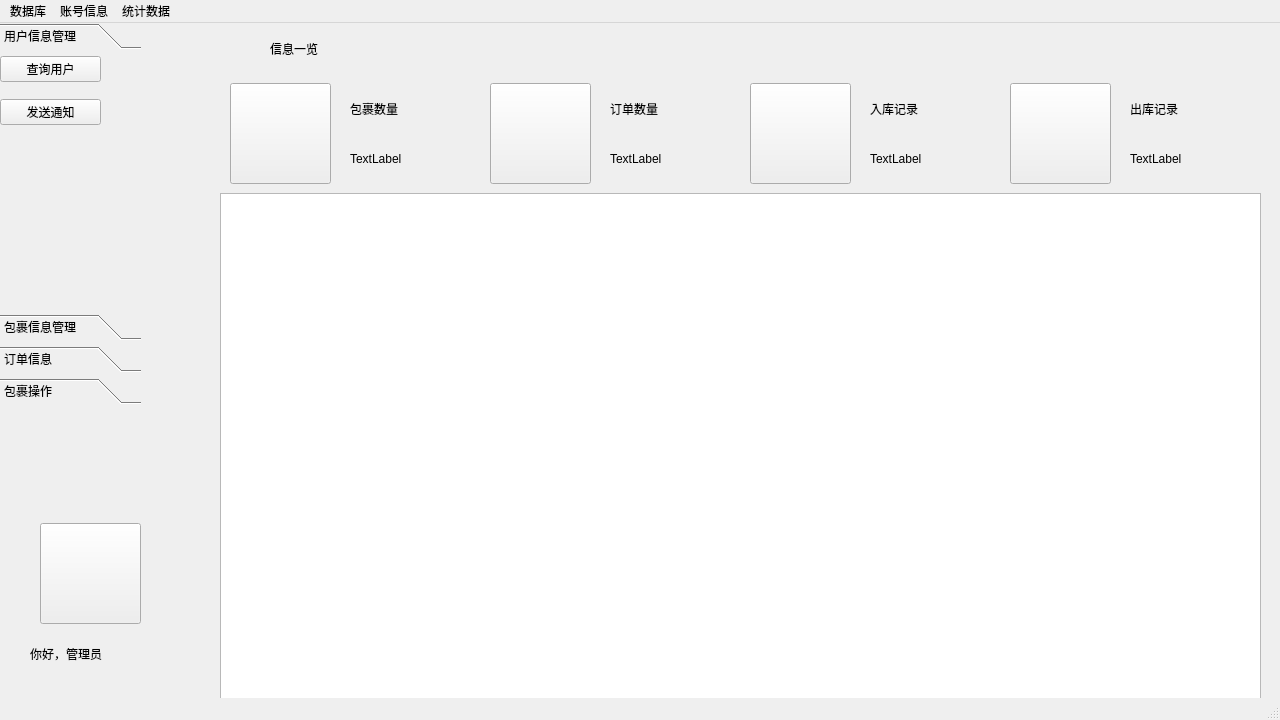
<?xml version="1.0" encoding="UTF-8"?>
<ui version="4.0">
 <class>ManagerWindow</class>
 <widget class="QMainWindow" name="ManagerWindow">
  <property name="geometry">
   <rect>
    <x>0</x>
    <y>0</y>
    <width>1280</width>
    <height>720</height>
   </rect>
  </property>
  <property name="windowTitle">
   <string>MainWindow</string>
  </property>
  <widget class="QWidget" name="centralwidget">
   <widget class="QToolBox" name="toolBox">
    <property name="geometry">
     <rect>
      <x>0</x>
      <y>0</y>
      <width>141</width>
      <height>381</height>
     </rect>
    </property>
    <property name="frameShape">
     <enum>QFrame::NoFrame</enum>
    </property>
    <property name="currentIndex">
     <number>0</number>
    </property>
    <widget class="QWidget" name="page">
     <property name="geometry">
      <rect>
       <x>0</x>
       <y>0</y>
       <width>141</width>
       <height>261</height>
      </rect>
     </property>
     <attribute name="label">
      <string>用户信息管理</string>
     </attribute>
     <widget class="QWidget" name="verticalLayoutWidget">
      <property name="geometry">
       <rect>
        <x>0</x>
        <y>-10</y>
        <width>101</width>
        <height>91</height>
       </rect>
      </property>
      <layout class="QVBoxLayout" name="verticalLayout">
       <item>
        <widget class="QPushButton" name="pushButton_3">
         <property name="text">
          <string>查询用户</string>
         </property>
        </widget>
       </item>
       <item>
        <widget class="QPushButton" name="pushButton_sendMessage_function">
         <property name="text">
          <string>发送通知</string>
         </property>
        </widget>
       </item>
      </layout>
     </widget>
    </widget>
    <widget class="QWidget" name="page_2">
     <property name="geometry">
      <rect>
       <x>0</x>
       <y>0</y>
       <width>141</width>
       <height>261</height>
      </rect>
     </property>
     <attribute name="label">
      <string>包裹信息管理</string>
     </attribute>
     <widget class="QWidget" name="verticalLayoutWidget_2">
      <property name="geometry">
       <rect>
        <x>0</x>
        <y>-10</y>
        <width>111</width>
        <height>161</height>
       </rect>
      </property>
      <layout class="QVBoxLayout" name="verticalLayout_2">
       <item>
        <widget class="QPushButton" name="pushButton_queryPackage_function">
         <property name="text">
          <string>查询包裹</string>
         </property>
        </widget>
       </item>
       <item>
        <widget class="QPushButton" name="pushButton_alterPakege_fuction">
         <property name="text">
          <string>修改包裹信息</string>
         </property>
        </widget>
       </item>
       <item>
        <widget class="QPushButton" name="pushButton_instorge_fuction">
         <property name="text">
          <string>入库记录</string>
         </property>
        </widget>
       </item>
       <item>
        <widget class="QPushButton" name="pushButton_outstorge_function">
         <property name="text">
          <string>出库记录</string>
         </property>
        </widget>
       </item>
      </layout>
     </widget>
    </widget>
    <widget class="QWidget" name="page_3">
     <property name="geometry">
      <rect>
       <x>0</x>
       <y>0</y>
       <width>141</width>
       <height>261</height>
      </rect>
     </property>
     <attribute name="label">
      <string>订单信息</string>
     </attribute>
     <widget class="QWidget" name="verticalLayoutWidget_3">
      <property name="geometry">
       <rect>
        <x>0</x>
        <y>-10</y>
        <width>95</width>
        <height>101</height>
       </rect>
      </property>
      <layout class="QVBoxLayout" name="verticalLayout_3">
       <item>
        <widget class="QPushButton" name="pushButton_queryOrder_fuction">
         <property name="text">
          <string>订单查询</string>
         </property>
        </widget>
       </item>
       <item>
        <widget class="QPushButton" name="pushButton_processRequest_function">
         <property name="text">
          <string>待处理订单</string>
         </property>
        </widget>
       </item>
      </layout>
     </widget>
    </widget>
    <widget class="QWidget" name="page_7">
     <property name="geometry">
      <rect>
       <x>0</x>
       <y>0</y>
       <width>141</width>
       <height>261</height>
      </rect>
     </property>
     <attribute name="label">
      <string>包裹操作</string>
     </attribute>
     <widget class="QWidget" name="verticalLayoutWidget_5">
      <property name="geometry">
       <rect>
        <x>0</x>
        <y>0</y>
        <width>101</width>
        <height>91</height>
       </rect>
      </property>
      <layout class="QVBoxLayout" name="verticalLayout_5">
       <item>
        <widget class="QPushButton" name="pushButton_addInstore">
         <property name="text">
          <string>包裹入库</string>
         </property>
        </widget>
       </item>
       <item>
        <widget class="QPushButton" name="pushButton_sendPakage">
         <property name="text">
          <string>包裹发出</string>
         </property>
        </widget>
       </item>
      </layout>
     </widget>
    </widget>
   </widget>
   <widget class="QStackedWidget" name="stackedWidget">
    <property name="geometry">
     <rect>
      <x>210</x>
      <y>0</y>
      <width>1071</width>
      <height>691</height>
     </rect>
    </property>
    <property name="frameShape">
     <enum>QFrame::NoFrame</enum>
    </property>
    <property name="currentIndex">
     <number>0</number>
    </property>
    <widget class="QWidget" name="page_4">
     <widget class="QTableView" name="tableView">
      <property name="geometry">
       <rect>
        <x>10</x>
        <y>170</y>
        <width>1041</width>
        <height>511</height>
       </rect>
      </property>
     </widget>
     <widget class="QLabel" name="label_2">
      <property name="geometry">
       <rect>
        <x>60</x>
        <y>10</y>
        <width>121</width>
        <height>31</height>
       </rect>
      </property>
      <property name="text">
       <string>信息一览</string>
      </property>
     </widget>
     <widget class="QFrame" name="frame">
      <property name="geometry">
       <rect>
        <x>530</x>
        <y>50</y>
        <width>251</width>
        <height>131</height>
       </rect>
      </property>
      <property name="frameShape">
       <enum>QFrame::NoFrame</enum>
      </property>
      <property name="frameShadow">
       <enum>QFrame::Raised</enum>
      </property>
      <widget class="QLabel" name="label_3">
       <property name="geometry">
        <rect>
         <x>130</x>
         <y>70</y>
         <width>91</width>
         <height>31</height>
        </rect>
       </property>
       <property name="text">
        <string>TextLabel</string>
       </property>
      </widget>
      <widget class="QLabel" name="label_4">
       <property name="geometry">
        <rect>
         <x>130</x>
         <y>20</y>
         <width>91</width>
         <height>31</height>
        </rect>
       </property>
       <property name="text">
        <string>入库记录</string>
       </property>
      </widget>
      <widget class="QPushButton" name="pushButton_11">
       <property name="geometry">
        <rect>
         <x>10</x>
         <y>10</y>
         <width>101</width>
         <height>101</height>
        </rect>
       </property>
       <property name="text">
        <string/>
       </property>
      </widget>
     </widget>
     <widget class="QFrame" name="frame_2">
      <property name="geometry">
       <rect>
        <x>10</x>
        <y>50</y>
        <width>251</width>
        <height>131</height>
       </rect>
      </property>
      <property name="frameShape">
       <enum>QFrame::NoFrame</enum>
      </property>
      <property name="frameShadow">
       <enum>QFrame::Raised</enum>
      </property>
      <widget class="QLabel" name="label_5">
       <property name="geometry">
        <rect>
         <x>130</x>
         <y>70</y>
         <width>91</width>
         <height>31</height>
        </rect>
       </property>
       <property name="text">
        <string>TextLabel</string>
       </property>
      </widget>
      <widget class="QLabel" name="label_6">
       <property name="geometry">
        <rect>
         <x>130</x>
         <y>20</y>
         <width>91</width>
         <height>31</height>
        </rect>
       </property>
       <property name="text">
        <string>包裹数量</string>
       </property>
      </widget>
      <widget class="QPushButton" name="pushButton_12">
       <property name="geometry">
        <rect>
         <x>10</x>
         <y>10</y>
         <width>101</width>
         <height>101</height>
        </rect>
       </property>
       <property name="text">
        <string/>
       </property>
      </widget>
     </widget>
     <widget class="QFrame" name="frame_3">
      <property name="geometry">
       <rect>
        <x>270</x>
        <y>50</y>
        <width>251</width>
        <height>131</height>
       </rect>
      </property>
      <property name="frameShape">
       <enum>QFrame::NoFrame</enum>
      </property>
      <property name="frameShadow">
       <enum>QFrame::Raised</enum>
      </property>
      <widget class="QLabel" name="label_7">
       <property name="geometry">
        <rect>
         <x>130</x>
         <y>70</y>
         <width>91</width>
         <height>31</height>
        </rect>
       </property>
       <property name="text">
        <string>TextLabel</string>
       </property>
      </widget>
      <widget class="QLabel" name="label_8">
       <property name="geometry">
        <rect>
         <x>130</x>
         <y>20</y>
         <width>91</width>
         <height>31</height>
        </rect>
       </property>
       <property name="text">
        <string>订单数量</string>
       </property>
      </widget>
      <widget class="QPushButton" name="pushButton_13">
       <property name="geometry">
        <rect>
         <x>10</x>
         <y>10</y>
         <width>101</width>
         <height>101</height>
        </rect>
       </property>
       <property name="text">
        <string/>
       </property>
      </widget>
     </widget>
     <widget class="QFrame" name="frame_4">
      <property name="geometry">
       <rect>
        <x>790</x>
        <y>50</y>
        <width>251</width>
        <height>131</height>
       </rect>
      </property>
      <property name="frameShape">
       <enum>QFrame::NoFrame</enum>
      </property>
      <property name="frameShadow">
       <enum>QFrame::Raised</enum>
      </property>
      <widget class="QLabel" name="label_9">
       <property name="geometry">
        <rect>
         <x>130</x>
         <y>70</y>
         <width>91</width>
         <height>31</height>
        </rect>
       </property>
       <property name="text">
        <string>TextLabel</string>
       </property>
      </widget>
      <widget class="QLabel" name="label_10">
       <property name="geometry">
        <rect>
         <x>130</x>
         <y>20</y>
         <width>91</width>
         <height>31</height>
        </rect>
       </property>
       <property name="text">
        <string>出库记录</string>
       </property>
      </widget>
      <widget class="QPushButton" name="pushButton_14">
       <property name="geometry">
        <rect>
         <x>10</x>
         <y>10</y>
         <width>101</width>
         <height>101</height>
        </rect>
       </property>
       <property name="text">
        <string/>
       </property>
      </widget>
     </widget>
    </widget>
    <widget class="QWidget" name="page_5"/>
   </widget>
   <widget class="QPushButton" name="pushButton_manager">
    <property name="geometry">
     <rect>
      <x>40</x>
      <y>500</y>
      <width>101</width>
      <height>101</height>
     </rect>
    </property>
    <property name="text">
     <string/>
    </property>
   </widget>
   <widget class="QLabel" name="label">
    <property name="geometry">
     <rect>
      <x>30</x>
      <y>610</y>
      <width>141</width>
      <height>41</height>
     </rect>
    </property>
    <property name="text">
     <string>你好，管理员</string>
    </property>
   </widget>
  </widget>
  <widget class="QMenuBar" name="menubar">
   <property name="geometry">
    <rect>
     <x>0</x>
     <y>0</y>
     <width>1280</width>
     <height>26</height>
    </rect>
   </property>
   <widget class="QMenu" name="menu">
    <property name="title">
     <string>数据库</string>
    </property>
    <addaction name="actionadd_connection"/>
   </widget>
   <widget class="QMenu" name="menu_2">
    <property name="title">
     <string>账号信息</string>
    </property>
   </widget>
   <widget class="QMenu" name="menu_3">
    <property name="title">
     <string>统计数据</string>
    </property>
   </widget>
   <addaction name="menu"/>
   <addaction name="menu_2"/>
   <addaction name="menu_3"/>
  </widget>
  <widget class="QStatusBar" name="statusbar"/>
  <action name="actionadd_connection">
   <property name="text">
    <string>连接数据库</string>
   </property>
  </action>
 </widget>
 <resources/>
 <connections/>
</ui>
